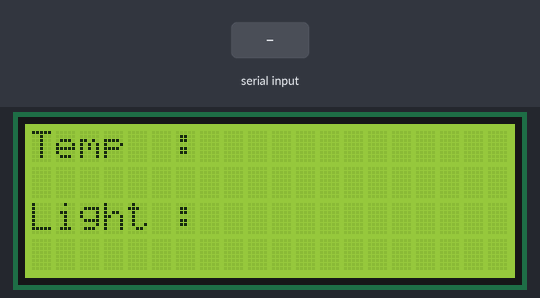
A sketch run on a simulated Arduino Mega 2560, built with avr-gcc and run on an emulated ATmega2560. Shown: 20×4 character LCD. Inputs (shaded band) come from the test bench.

Above: at 1.8 s.
1.9 s: "T" received over Serial
At 2.9 s:
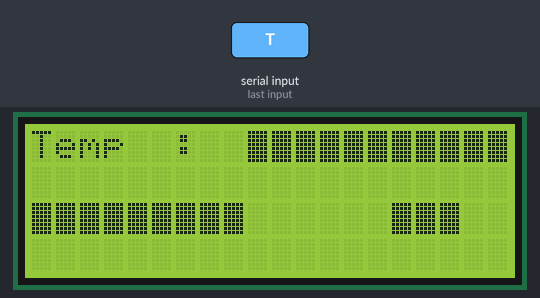
3.6 s: "L" received over Serial
At 5.2 s:
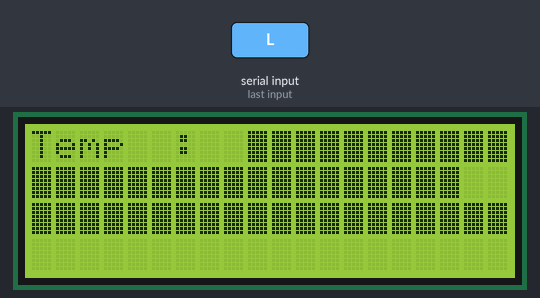
Timing chart, 0 to 6.7 s (numbered marks = the images above; inputs shaded):
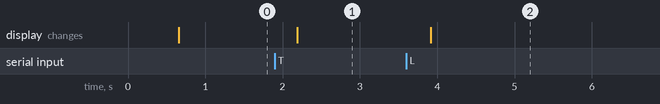

Measured:
- after the input at 1.9 s, the display: changes after 0.29 s (image 1)
- after the input at 3.6 s, the display: changes after 0.32 s (image 2)

The sketch:

lcd.ino
```cpp
/*
 * Read the data comming from the temp/light sensor and write to the LCD screen
 */

#include <Wire.h>
#include <LiquidCrystal_I2C.h>


/**
 * NOTE: LCD pins
 *
 * MEGA: sda -> sda
 *       scl -> scl
 *
 */
LiquidCrystal_I2C lcd(0x3f,20,4);
int ledPin = 13;
String temp;
String light;

void print_labels()
{
	lcd.clear();

	lcd.setCursor(0,0);
	lcd.print("Temp  : ");
	lcd.print(temp);

	lcd.setCursor(0,2);
	lcd.print("Light : ");
	lcd.print(light);
}

void setup()
{
	lcd.init();
	lcd.init();
	lcd.backlight();
	lcd.setCursor(0,0);
	lcd.print("Starting...");
	Serial.begin(9600);
	delay(500);
	print_labels();
}


#define MSG_SIZE 32
char msg[MSG_SIZE];
int read_message()
{
	int in_byte = 0;
	int i = 0;
	int rc = 0;
	if (Serial.available() > 0) {
		// wait for the chars to get buffered up
		delay(250);
		rc = 1;
		do {
			in_byte = Serial.read();
			msg[i] = in_byte;
			i++;
		} while (in_byte != ';' && i < MSG_SIZE-1);
		msg[i-1] = '\0';
	}
	return (rc);
}

void decode_message()
{
	if (msg[0] == 'T') {
		temp = &msg[1];
	}
	if (msg[0] == 'L') {
		light = &msg[1];
	}
}

void print_message()
{
	lcd.setCursor(9,0);
	lcd.print(temp);
	lcd.print("      ");

	lcd.setCursor(9,2);
	lcd.print(light);
	lcd.print("      ");
}

void loop()
{
	if (read_message()) {
		decode_message();
		print_message();
	}
}
```
